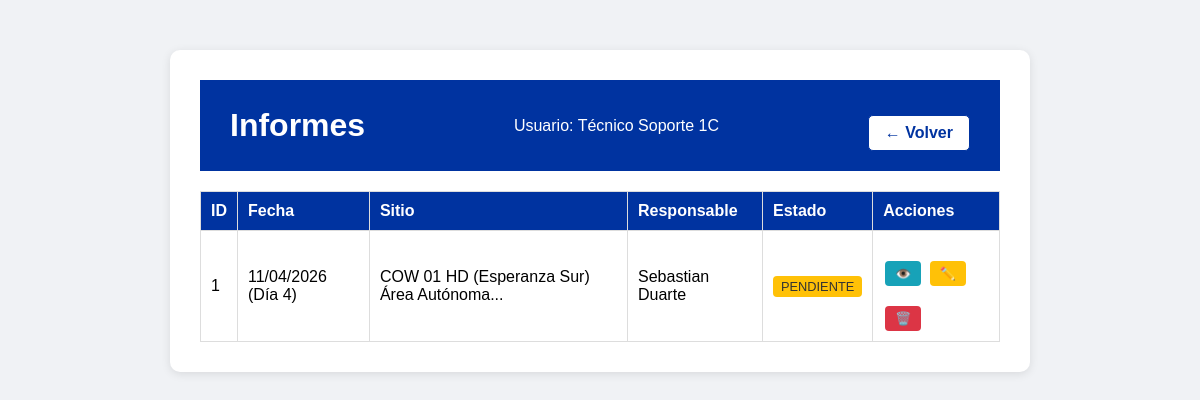
Before: /ver_informes (signed in) with the older database file.
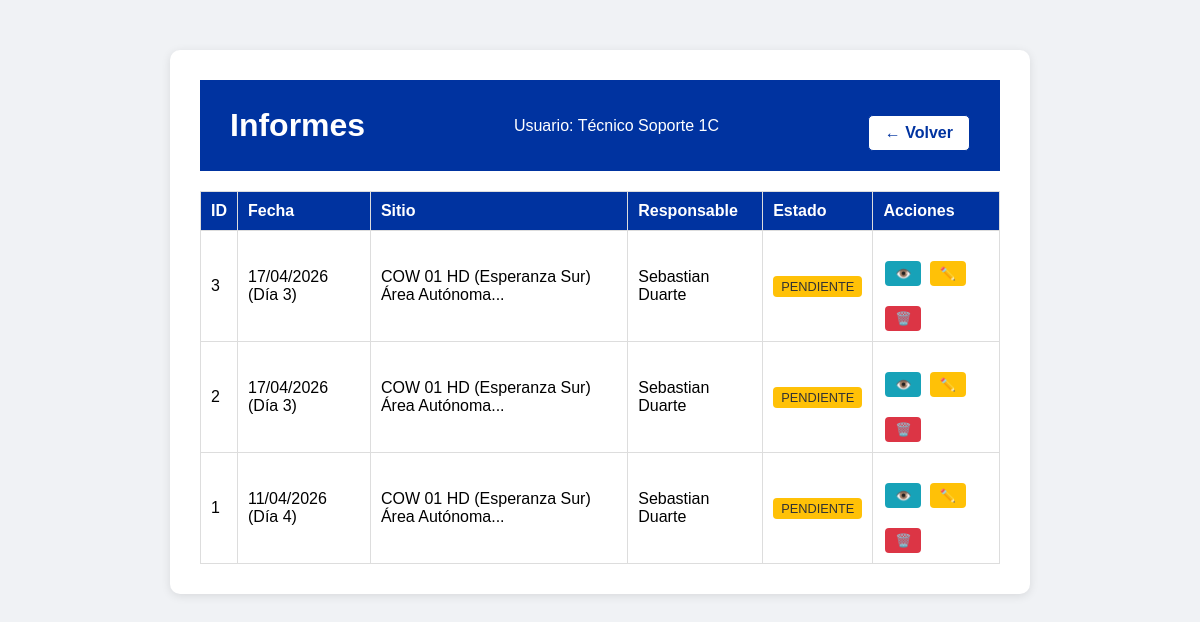
After: the same page with the newer database file.
### app.py (models this page shows, shortened)
class InspeccionCOW(db.Model):
    id = db.Column(db.Integer, primary_key=True)
    usuario_id = db.Column(db.Integer, db.ForeignKey('usuario.id'), nullable=False)
    fecha = db.Column(db.String(20), nullable=False)
    dia_turno = db.Column(db.Integer, nullable=False)
    responsable = db.Column(db.String(50), nullable=False)
    nombre_sitio = db.Column(db.String(150), nullable=False)
    horometro = db.Column(db.Integer, nullable=False)
    hora_inicio = db.Column(db.String(10), nullable=False)
    hora_termino = db.Column(db.String(10), nullable=False)
    horas_funcionamiento = db.Column(db.Integer, nullable=True)
    cantidad_arranques = db.Column(db.Integer, nullable=True)
    nivel_aceite = db.Column(db.String(10), nullable=True)
    nivel_combustible = db.Column(db.String(10), nullable=True)
    nivel_refrigerante = db.Column(db.String(10), nullable=True)
    proxima_mantencion = db.Column(db.Integer, nullable=True)
    estado_ge_principal = db.Column(db.String(10), nullable=True)
    uso_ge_auxiliar = db.Column(db.String(5), nullable=True)
    limpieza_ge_interior = db.Column(db.String(5), nullable=True)
    limpieza_radiador = db.Column(db.String(5), nullable=True)
    sistema_combustible = db.Column(db.String(5), nullable=True)
    arranque_automatico = db.Column(db.String(5), nullable=True)
    limpieza_interior = db.Column(db.String(5), nullable=True)
    limpieza_exterior = db.Column(db.String(5), nullable=True)
    cable_5p_4p = db.Column(db.String(5), nullable=True)
    adaptador_ge_aux = db.Column(db.String(5), nullable=True)
    limpieza_rack_energia = db.Column(db.String(5), nullable=True)
    estado_planta_vertiv = db.Column(db.String(5), nullable=True)
    rectificador_n1 = db.Column(db.String(5), nullable=True)
    rectificador_n2 = db.Column(db.String(5), nullable=True)
    rectificador_n3 = db.Column(db.String(5), nullable=True)
    estado_air_scale = db.Column(db.String(5), nullable=True)
    estado_alarmas = db.Column(db.String(5), nullable=True)
    estado_7250_ixr = db.Column(db.String(5), nullable=True)
    estado_fpfh = db.Column(db.String(5), nullable=True)
    conversor_solar_n1 = db.Column(db.String(5), nullable=True)
    conversor_solar_n2 = db.Column(db.String(5), nullable=True)
    limpieza_rack_baterias = db.Column(db.String(5), nullable=True)
    estado_baterias = db.Column(db.String(5), nullable=True)
    estado_inversor = db.Column(db.String(5), nullable=True)
    estado_ventiladores = db.Column(db.String(5), nullable=True)
    limpieza_rack_telecom = db.Column(db.String(5), nullable=True)
    limpieza_paneles = db.Column(db.String(5), nullable=True)
    estructura_paneles = db.Column(db.String(5), nullable=True)
    cantidad_cunas = db.Column(db.String(10), nullable=True)
    checkpoints = db.Column(db.String(5), nullable=True)
    presion_neumaticos = db.Column(db.String(5), nullable=True)
    estado_torre = db.Column(db.String(5), nullable=True)
    estado_piolas_viento = db.Column(db.String(5), nullable=True)
    nivelacion_carro = db.Column(db.String(5), nullable=True)
    gatas_posicionamiento = db.Column(db.String(5), nullable=True)
    manivelas_izaje = db.Column(db.String(5), nullable=True)
    observaciones_ge = db.Column(db.Text, nullable=True)
    observaciones_rack = db.Column(db.Text, nullable=True)
    observaciones_estructuras = db.Column(db.Text, nullable=True)
    foto_1 = db.Column(db.String(200), nullable=True)
    foto_2 = db.Column(db.String(200), nullable=True)
    foto_3 = db.Column(db.String(200), nullable=True)
    foto_rack_1 = db.Column(db.String(200), nullable=True)
    foto_rack_2 = db.Column(db.String(200), nullable=True)
    foto_rack_3 = db.Column(db.String(200), nullable=True)
    foto_estructuras_1 = db.Column(db.String(200), nullable=True)
    foto_estructuras_2 = db.Column(db.String(200), nullable=True)
    foto_estructuras_3 = db.Column(db.String(200), nullable=True)
    foto_levantamiento_1 = db.Column(db.String(200), nullable=True)
    foto_levantamiento_2 = db.Column(db.String(200), nullable=True)
    foto_levantamiento_3 = db.Column(db.String(200), nullable=True)
    foto_levantamiento_4 = db.Column(db.String(200), nullable=True)
    foto_levantamiento_5 = db.Column(db.String(200), nullable=True)
    foto_levantamiento_6 = db.Column(db.String(200), nullable=True)
    foto_levantamiento_7 = db.Column(db.String(200), nullable=True)
    foto_levantamiento_8 = db.Column(db.String(200), nullable=True)
    foto_levantamiento_9 = db.Column(db.String(200), nullable=True)
    foto_levantamiento_10 = db.Column(db.String(200), nullable=True)
    foto_levantamiento_11 = db.Column(db.String(200), nullable=True)
    foto_levantamiento_12 = db.Column(db.String(200), nullable=True)
    foto_levantamiento_13 = db.Column(db.String(200), nullable=True)
    foto_levantamiento_14 = db.Column(db.String(200), nullable=True)
    foto_levantamiento_15 = db.Column(db.String(200), nullable=True)
    foto_levantamiento_16 = db.Column(db.String(200), nullable=True)
    foto_levantamiento_17 = db.Column(db.String(200), nullable=True)
    foto_levantamiento_18 = db.Column(db.String(200), nullable=True)
    foto_levantamiento_19 = db.Column(db.String(200), nullable=True)
    foto_levantamiento_20 = db.Column(db.String(200), nullable=True)
    foto_levantamiento_21 = db.Column(db.String(200), nullable=True)
    foto_levantamiento_22 = db.Column(db.String(200), nullable=True)
    foto_levantamiento_23 = db.Column(db.String(200), nullable=True)
    foto_levantamiento_24 = db.Column(db.String(200), nullable=True)
    foto_levantamiento_25 = db.Column(db.String(200), nullable=True)
    foto_levantamiento_26 = db.Column(db.String(200), nullable=True)
    foto_levantamiento_27 = db.Column(db.String(200), nullable=True)
    foto_levantamiento_28 = db.Column(db.String(200), nullable=True)
    foto_levantamiento_29 = db.Column(db.String(200), nullable=True)
    foto_levantamiento_30 = db.Column(db.String(200), nullable=True)
    foto_levantamiento_31 = db.Column(db.String(200), nullable=True)
    foto_levantamiento_32 = db.Column(db.String(200), nullable=True)
    foto_levantamiento_33 = db.Column(db.String(200), nullable=True)
    foto_mejora_1 = db.Column(db.String(200), nullable=True)
    descripcion_mejora_1 = db.Column(db.String(500), nullable=True)
    foto_mejora_2 = db.Column(db.String(200), nullable=True)
    descripcion_mejora_2 = db.Column(db.String(500), nullable=True)
    foto_mejora_3 = db.Column(db.String(200), nullable=True)
    descripcion_mejora_3 = db.Column(db.String(500), nullable=True)
    foto_mejora_4 = db.Column(db.String(200), nullable=True)
    descripcion_mejora_4 = db.Column(db.String(500), nullable=True)
    estado = db.Column(db.String(20), default='pendiente')  # pendiente, aprobado, rechazado
    fecha_registro = db.Column(db.DateTime, default=datetime.utcnow)
    usuario = db.relationship('Usuario', backref='inspecciones_cow')

### app.py (the view)
@app.route('/ver_informes')
def ver_informes():
    if 'username' not in session:
        return redirect(url_for('login'))
    usuario_actual = Usuario.query.filter_by(username=session['username']).first()
    if usuario_actual.rol == 'supervisor':
        inspecciones = InspeccionCOW.query.order_by(InspeccionCOW.fecha_registro.desc()).all()
    else:
        inspecciones = InspeccionCOW.query.filter_by(usuario_id=usuario_actual.id).order_by(InspeccionCOW.fecha_registro.desc()).all()
    return render_template('ver_informes.html', usuario=session['nombre'], rol=session['rol'], inspecciones=inspecciones)

### templates/ver_informes.html (shortened to what this page needs)
<!DOCTYPE html>
<html lang="es">
<head>
    <link rel="stylesheet" href="{{ url_for('static', filename='style.css') }}">
</head>
<body>
    <div class="container">
        <div class="header">
            <h1>Informes</h1>
            <p>Usuario: {{ usuario }}</p>
            <a href="{{ url_for('menu') }}" class="volver-btn">← Volver</a>
        </div>
        {% if inspecciones %}
            <table class="tabla-informes">
                <thead>
                    <tr>
                        <th>ID</th>
                        <th>Fecha</th>
                        <th>Sitio</th>
                        <th>Responsable</th>
                        <th>Estado</th>
                        <th>Acciones</th>
                    </tr>
                </thead>
                <tbody>
                    {% for ins in inspecciones %}
                    <tr>
                        <td>{{ ins.id }}</td>
                        <td>{{ ins.fecha }} (Día {{ ins.dia_turno }})</td>
                        <td>{{ ins.nombre_sitio[:50] }}...</td>
                        <td>{{ ins.responsable }}</td>
                        <td>
                            <span class="estado {{ ins.estado }}">
                                {{ ins.estado|upper }}
                            </span>
                        </td>
                        <td>
    <a href="{{ url_for('ver_informe', id=ins.id) }}" class="btn-ver">👁️</a>
    <a href="{{ url_for('editar_informe', id=ins.id) }}" class="btn-editar">✏️</a>
    <a href="{{ url_for('borrar_informe', id=ins.id) }}" class="btn-borrar" onclick="return confirm('¿Eliminar este informe?')">🗑️</a>
</td>
                    </tr>
                    {% endfor %}
                </tbody>
            </table>
        {% else %}
            <p>No hay informes registrados.</p>
        {% endif %}
    </div>
</body>
</html>

### static/style.css (style rules this page uses)
body { font-family: Arial, sans-serif; background-color: #f0f2f5; margin: 0; padding: 0; }
.container { max-width: 800px; margin: 50px auto; background-color: white; padding: 30px; border-radius: 10px; box-shadow: 0 2px 10px rgba(0,0,0,0.1); text-align: center; }
.container h1 { color: #0033a0; }
.container a { display: inline-block; margin-top: 20px; color: #0033a0; text-decoration: none; }
.header { background-color: #0033a0; color: white; padding: 20px 30px; display: flex; justify-content: space-between; align-items: center; }
.header h1 { margin: 0; color: white; }
.header p { margin: 0; }
.header .volver-btn { display: inline-block; margin-top: 15px; padding: 8px 16px; background-color: white; color: #0033a0 !important; text-decoration: none; border-radius: 5px; font-weight: bold; border: 1px solid #0033a0; }
.tabla-informes { width: 100%; border-collapse: collapse; margin-top: 20px; }
.tabla-informes th, .tabla-informes td { border: 1px solid #ddd; padding: 10px; text-align: left; }
.tabla-informes th { background-color: #0033a0; color: white; }
.estado { padding: 3px 8px; border-radius: 4px; font-size: 0.8em; }
.estado.pendiente { background-color: #ffc107; color: #333; }
.btn-ver, .btn-aprobar, .btn-rechazar { padding: 5px 10px; border-radius: 4px; text-decoration: none; font-size: 0.8em; margin: 0 2px; }
.btn-ver { background-color: #17a2b8; color: white; }
.btn-editar { background-color: #ffc107; color: #333; padding: 5px 10px; border-radius: 4px; text-decoration: none; font-size: 0.8em; margin: 0 2px; }
.btn-borrar { background-color: #dc3545; color: white; padding: 5px 10px; border-radius: 4px; text-decoration: none; font-size: 0.8em; margin: 0 2px; }

Changed rows visible on the page:
added InspeccionCOW: id "3", fecha "17/04/2026", dia_turno "3", nombre_sitio "COW 01 HD (Esperanza Sur) Área Autónoma", responsable "Sebastian Duarte", estado "PENDIENTE"
added InspeccionCOW: id "2", fecha "17/04/2026", dia_turno "3", nombre_sitio "COW 01 HD (Esperanza Sur) Área Autónoma", responsable "Sebastian Duarte", estado "PENDIENTE"
